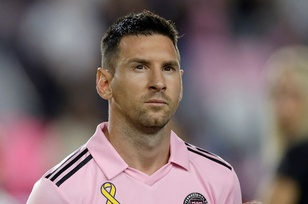
#> input picture model/test-dataset/messi (9).jpg, 308 x 204 px, shrunk from 615 x 409 before the run
$ jupyter execute data_cleaning.ipynb   (shell and % lines are left out)
#> lines starting #> are read from the running program, lines starting #| are printed output that depends on the picture; after the words box and inside, x2 and y2 are one past the last pixel; in counts of white or black regions, pixels touching at a corner belong together
[cell 1]
import numpy as np
import cv2
import matplotlib
from matplotlib import pyplot as plt

[cell 2]
img = cv2.imread('./test-dataset/messi (9).jpg')
#> img is the input picture: shape (204, 308, 3); mean B, G, R 110.5, 109.1, 128.7
img.shape
#> Out = (204, 308, 3)

[cell 3]
plt.imshow(img)

[cell 4]
gray = cv2.cvtColor(img, cv2.COLOR_BGR2GRAY)
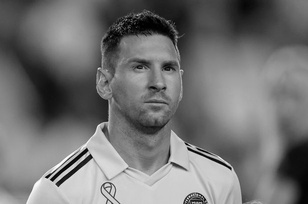
#> gray: shape (204, 308); min 0, max 255, mean 115.1
gray.shape
#> Out = (204, 308)

[cell 5]
gray

[cell 6]
plt.imshow(gray, cmap='gray')

[cell 7]
face_cascade = cv2.CascadeClassifier('./opencv_haarcascades/haarcascade_frontalface_default.xml')
eye_cascade = cv2.CascadeClassifier('./opencv_haarcascades/haarcascade_eye.xml')

faces = face_cascade.detectMultiScale(gray, 1.3, 5)
#> faces = [[111, 32, 87, 87]]
faces
#> Out = [[111, 32, 87, 87]]

[cell 8]
(x,y,w,h) = faces[0]
#> x = 111; y = 32; w = 87; h = 87
x,y,w,h
#> Out = (111, 32, 87, 87)

[cell 9]
face_img = cv2.rectangle(img,(x,y),(x+w,y+h),(255,0,0),5)
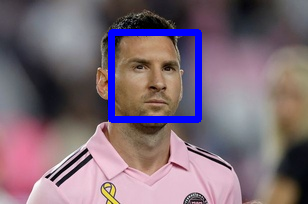
#> face_img: shape (204, 308, 3); mean B, G, R 117.5, 106.1, 125.1
face_img

[cell 10]
plt.imshow(face_img)

[cell 11]
cv2.destroyAllWindows()
for (x,y,w,h) in faces:
    face_img = cv2.rectangle(img,(x,y),(x+w,y+h),(255,0,0),2)
    roi_gray = gray[y:y+h, x:x+w]
    roi_color = face_img[y:y+h, x:x+w]
    eyes = eye_cascade.detectMultiScale(roi_gray)
    for (ex,ey,ew,eh) in eyes:
        cv2.rectangle(roi_color,(ex,ey),(ex+ew,ey+eh),(0,255,0),2)
#> this loop made 1 pass
#> (x, y, w, h, eyes) on pass 1: (111, 32, 87, 87, [[18, 22, 23, 23], [46, 24, 21, 21]])
#> pass 1, `roi_gray = gray[y:y+h, x:x+w]`:
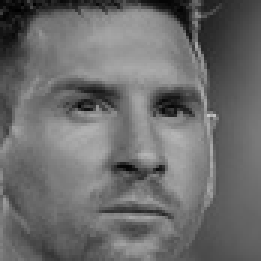
#> roi_gray: shape (87, 87) (shown 3 times larger); min 0, max 201, mean 107.7
#> after the loop:
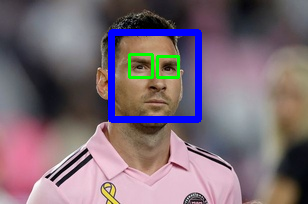
#> img: shape (204, 308, 3); 0.83% of pixels changed, all inside (x1, y1, x2, y2) = (128, 53, 180, 79)
#> after the loop:
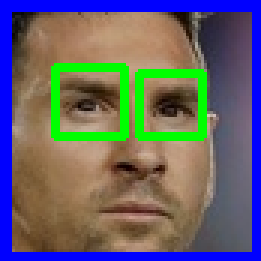
#> roi_color: shape (87, 87, 3) (shown 3 times larger); mean B, G, R 106.2, 99, 101.3


plt.figure()
plt.imshow(face_img, cmap='gray')
plt.show()

[cell 12]
plt.imshow(roi_color, cmap='gray')

[cell 13]
def get_cropped_image_if_2_eyes(image_path):
#> called with image_path = './test-dataset/messi (9).jpg'
    img = cv2.imread(image_path)
    gray = cv2.cvtColor(img, cv2.COLOR_BGR2GRAY)
    faces = face_cascade.detectMultiScale(gray, 1.3, 5)
#> faces = [[111, 32, 87, 87]]
    for (x,y,w,h) in faces:
        roi_gray = gray[y:y+h, x:x+w]
        roi_color = img[y:y+h, x:x+w]
        eyes = eye_cascade.detectMultiScale(roi_gray)
        if len(eyes) >= 2:
            return roi_color
#> this loop made 1 pass
#> pass 1, in get_cropped_image_if_2_eyes, `roi_color = img[y:y+h, x:x+w]`:
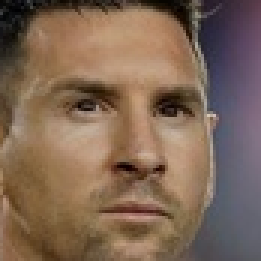
#> roi_color: shape (87, 87, 3) (shown 3 times larger); mean B, G, R 84.6, 102.4, 126.9

[cell 14]
original_image = cv2.imread('./test-dataset/messi (9).jpg')
plt.imshow(original_image)

[cell 15]
cropped_image = get_cropped_image_if_2_eyes('./test-dataset/messi (9).jpg')
plt.imshow(cropped_image)

[cell 16]
org_image_obstructed = cv2.imread('./test-dataset/messi (9).jpg')
plt.imshow(org_image_obstructed)

[cell 17]
org_image_obstructed = cv2.imread('./test-dataset/messi (9).jpg')
plt.imshow(org_image_obstructed)

[cell 18]
cropped_image_no_2_eyes = get_cropped_image_if_2_eyes('./test-dataset/messi (9).jpg')
cropped_image_no_2_eyes

[cell 19]
path_to_data = "./dataset/"
path_to_cr_data = "./dataset/cropped/"

[cell 20]
import os
img_dirs = []
for entry in os.scandir(path_to_data):
    if entry.is_dir():
        img_dirs.append(entry.path)

img_dirs

[cell 21]
import shutil
if os.path.exists(path_to_cr_data):
     shutil.rmtree(path_to_cr_data)
os.mkdir(path_to_cr_data)

[cell 22]
cropped_image_dirs = []
player_file_names_dict = {}

for img_dir in img_dirs:
    count = 1
    player_name = img_dir.split('/')[-1]
    player_file_names_dict[player_name] = []
    print(player_name)

    for entry in os.scandir(img_dir):
        roi_color = get_cropped_image_if_2_eyes(entry.path)
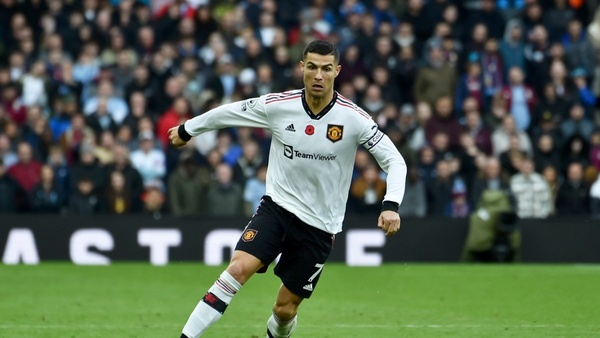
#> input picture model/dataset/cristiano ronaldo/ronaldo (35).jpg, 600 x 338 px, shrunk from 1200 x 675 before the run
#> in get_cropped_image_if_2_eyes, img is the input picture: shape (338, 600, 3); mean B, G, R 79.1, 95.7, 83.5
#> in get_cropped_image_if_2_eyes (call 3), `gray = cv2.cvtColor(img, cv2.COLOR_BGR2GRAY)`:
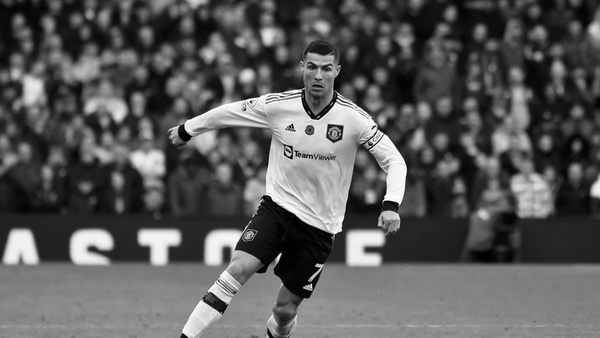
#> gray: shape (338, 600); min 0, max 255, mean 90.1
#> in get_cropped_image_if_2_eyes (call 3), `faces = face_cascade.detectMultiScale(gray, 1.3, 5)`: faces = [[293, 48, 52, 52]]
#> the loop in get_cropped_image_if_2_eyes (call 3), `for (x,y,w,h) in faces:` made 1 pass
#> pass 1, in get_cropped_image_if_2_eyes (call 3), `roi_gray = gray[y:y+h, x:x+w]`:
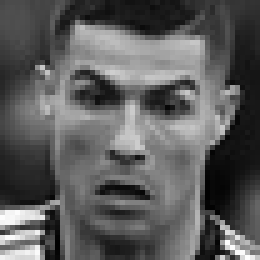
#> roi_gray: shape (52, 52) (shown 5 times larger); min 1, max 254, mean 92.3
#> pass 1, in get_cropped_image_if_2_eyes (call 3), `roi_color = img[y:y+h, x:x+w]`:
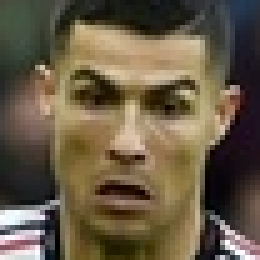
#> roi_color: shape (52, 52, 3) (shown 5 times larger); mean B, G, R 69.8, 90.8, 103.9
        if roi_color is not None:
            cropped_folder = path_to_cr_data + player_name
            if not os.path.exists(cropped_folder):
                os.makedirs(cropped_folder)
                cropped_image_dirs.append(cropped_folder)
                print("Generating cropped images in folder: ",cropped_folder)

            cropped_file_name = player_name + str(count) + ".png"
            cropped_file_path = cropped_folder + "/" + cropped_file_name

            cv2.imwrite(cropped_file_path, roi_color)
            player_file_names_dict[player_name].append(cropped_file_path)
            count += 1

[cell 23]
cropped_img_dirs = []
#> cropped_img_dirs = []
for entry in os.scandir("./dataset/cropped/"):
    if entry.is_dir():
        cropped_img_dirs.append(entry.path)
cropped_img_dirs
